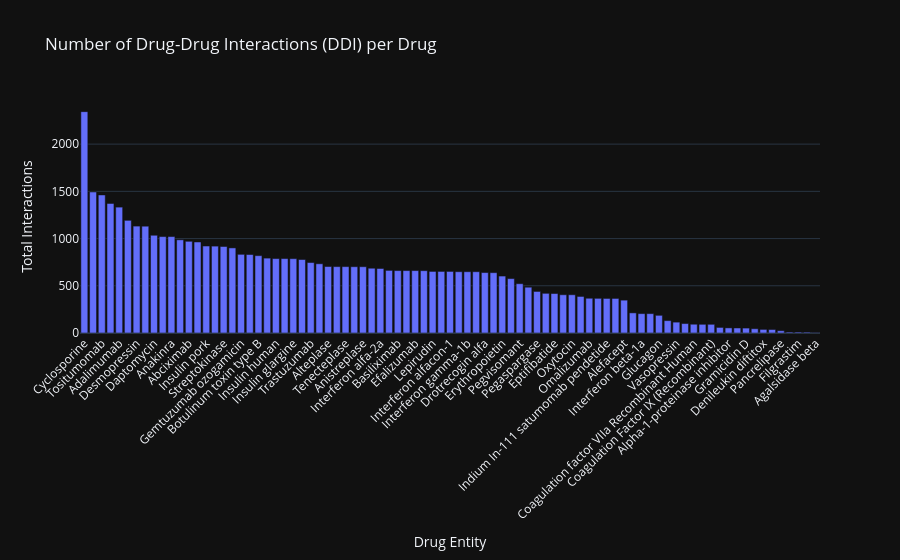

Notebook source saved alongside this figure:
### Markdown cell above
## 7. Drug-Drug Interactions (DDI)
Extracting drug-drug interaction pairs and generating histograms of DDI volume per entity.

### Code cell
df_interactions = parser.extract_drug_interactions()
display(df_interactions.head())

# DDI Volume per Entity
PharmaVisualizer.plot_drug_interactions_count(df_interactions)

### Figure 1 — Plotly figure (JSON) as saved in the notebook; plotly's stock layout.template omitted (floating-point values rounded to 4 significant figures)
{"data": [{"hovertemplate": "Drug Entity=%{x}<br>Total Interactions=%{y}<extra></extra>", "legendgroup": "", "marker": {"color": "#636EFA", "pattern": {"shape": ""}}, "name": "", "orientation": "v", "showlegend": false, "textposition": "auto", "type": "bar", "x": ["Cyclosporine", "Aldesleukin", "Tositumomab", "Infliximab", "Adalimumab", "Leuprolide", "Desmopressin", "Goserelin", "Daptomycin", "Etanercept", "Anakinra", "Rituximab", "Abciximab", "Peginterferon alfa-2b", "Insulin pork", "Salmon calcitonin", "Streptokinase", "Botulinum toxin type A", "Gemtuzumab ozogamicin", "Alemtuzumab", "Botulinum toxin type B", "Ibritumomab tiuxetan", "Insulin human", "Insulin lispro", "Insulin glargine", "Octreotide", "Trastuzumab", "Peginterferon alfa-2a", "Alteplase", "Reteplase", "Tenecteplase", "Urokinase", "Anistreplase", "Interferon alfa-2b", "Interferon alfa-2a", "Natalizumab", "Basiliximab", "Muromonab", "Efalizumab", "Antithymocyte immunoglobulin (rabbit)", "Lepirudin", "Interferon alfa-n3", "Interferon alfacon-1", "Interferon alfa-n1", "Interferon gamma-1b", "Interferon beta-1b", "Drotrecogin alfa", "Bivalirudin", "Erythropoietin", "Darbepoetin alfa", "Pegvisomant", "Thyrotropin alfa", "Pegaspargase", "Somatotropin", "Eptifibatide", "Cetuximab", "Oxytocin", "Capromab pendetide", "Omalizumab", "Human immunoglobulin G", "Indium In-111 satumomab pendetide", "Digoxin Immune Fab (Ovine)", "Alefacept", "Follitropin", "Interferon beta-1a", "Hyaluronidase (ovine)", "Glucagon", "Palifermin", "Vasopressin", "Collagenase clostridium histolyticum", "Coagulation factor VIIa Recombinant Human", "Antihemophilic factor, human recombinant", "Coagulation Factor IX (Recombinant)", "Asparaginase Escherichia coli", "Alpha-1-proteinase inhibitor", "Rasburicase", "Gramicidin D", "Pegfilgrastim", "Denileukin diftitox", "Pegademase", "Pancrelipase", "Felypressin", "Filgrastim", "Sargramostim", "Agalsidase beta"], "xaxis": "x", "y": [2344, 1493, 1462, 1372, 1333, 1193, 1132, 1131, 1035, 1021, 1021, 987, 971, 964, 921, 920, 916, 901, 833, 831, 819, 793, 788, 788, 787, 778, 746, 733, 704, 703, 703, 702, 702, 686, 683, 663, 661, 661, 661, 660, 652, 652, 652, 649, 649, 649, 640, 639, 603, 576, 522, 485, 440, 420, 418, 405, 405, 387, 368, 367, 366, 366, 348, 213, 205, 205, 187, 131, 115, 100, 93, 92, 92, 59, 54, 53, 52, 45, 38, 37, 24, 10, 10, 9, 4], "yaxis": "y"}], "layout": {"barmode": "relative", "legend": {"tracegroupgap": 0}, "title": {"text": "Number of Drug-Drug Interactions (DDI) per Drug"}, "xaxis": {"anchor": "y", "domain": [0.0, 1.0], "tickangle": -45, "title": {"text": "Drug Entity"}}, "yaxis": {"anchor": "x", "domain": [0.0, 1.0], "title": {"text": "Total Interactions"}}}}
